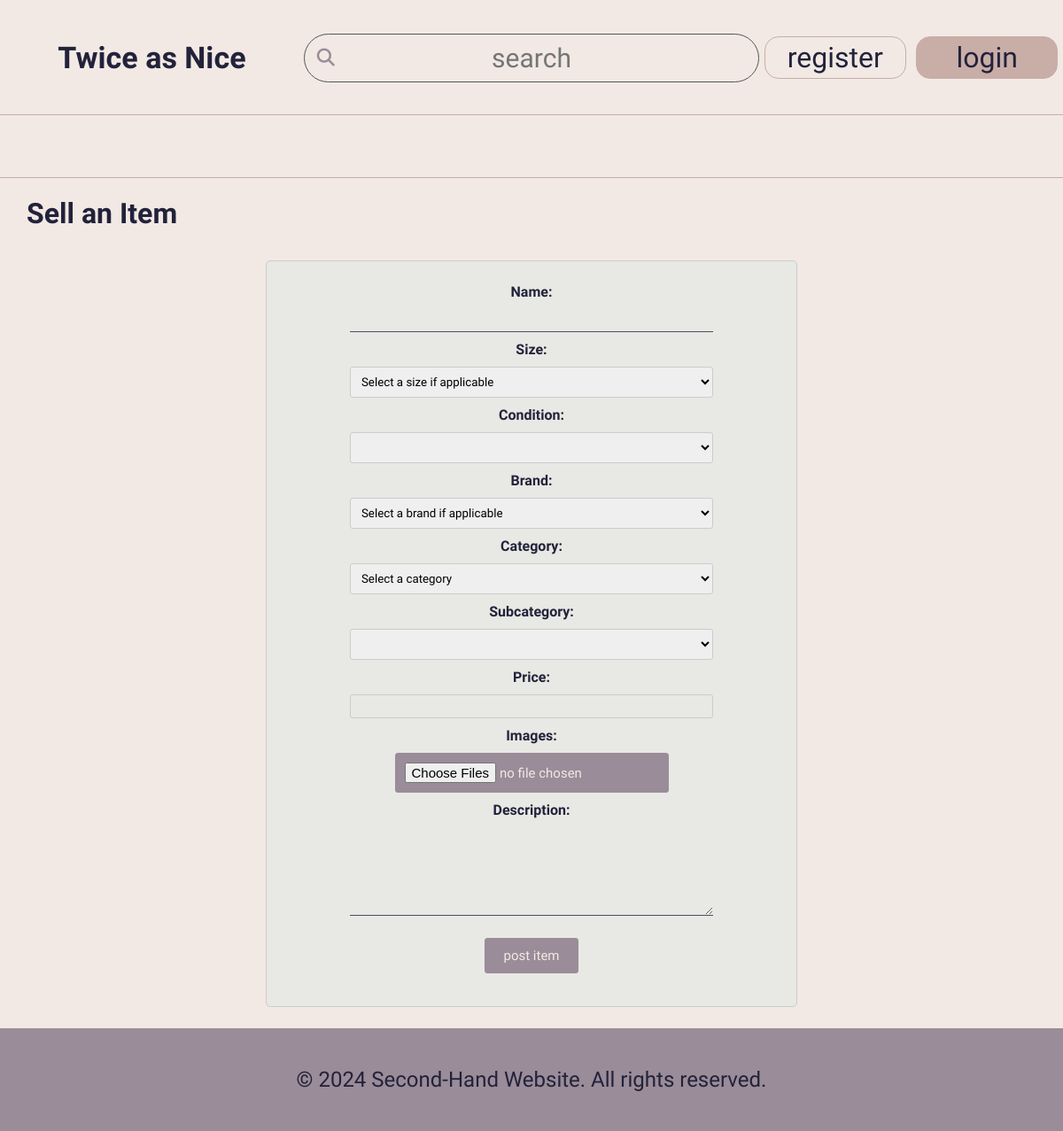
Page /sell.php on the earlier database version.
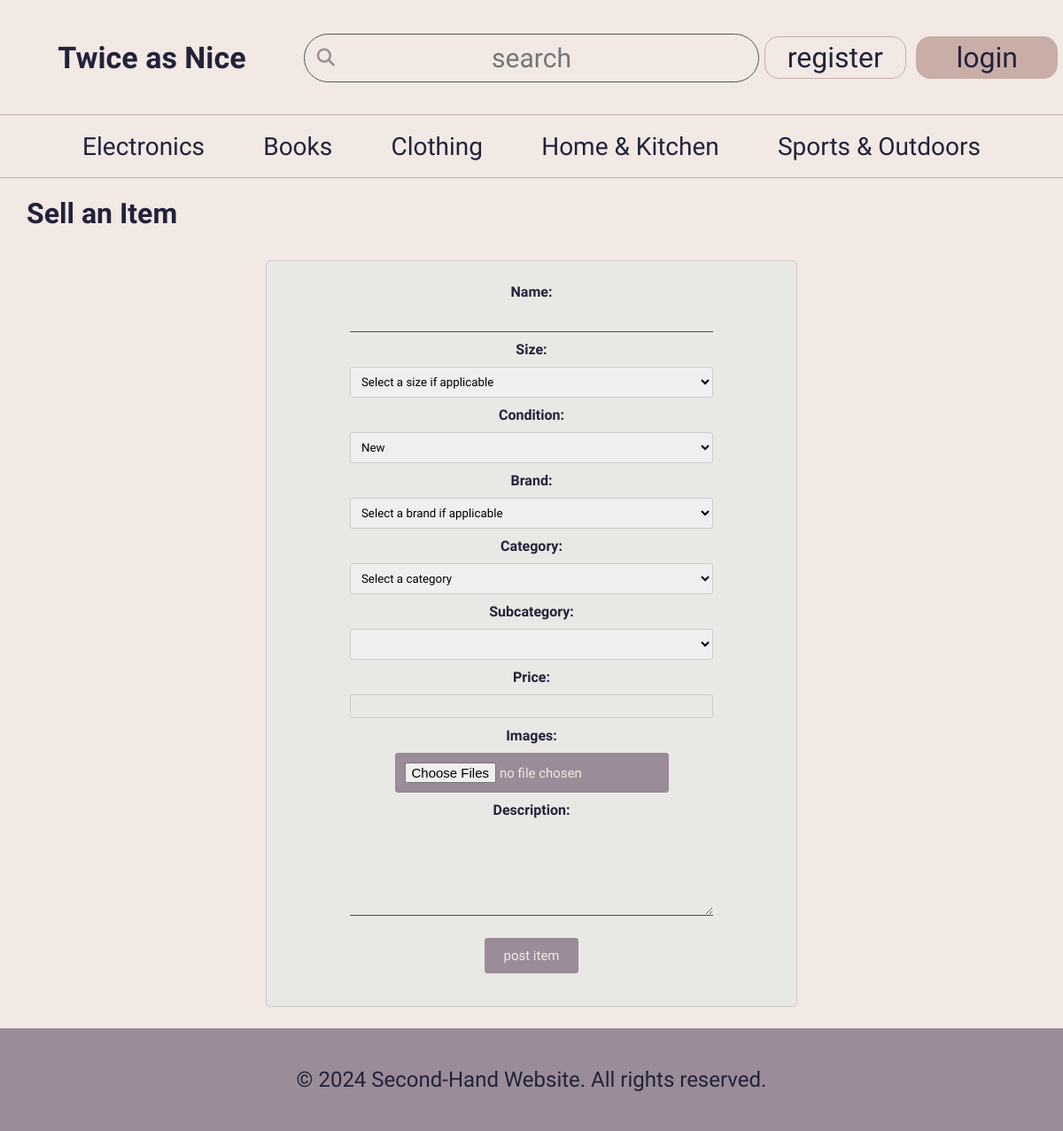
Same page on the later database version.
### tables this page shows
CREATE TABLE categories (
  id INTEGER PRIMARY KEY,
  name VARCHAR NOT NULL UNIQUE
);

### database/items.php (called while the page is built, shortened)
<?php
function getConditions($db)
{
    $stmt = $db->prepare("SELECT * FROM conditions");
    $stmt->execute();
    $conditions = $stmt->fetchAll();
    return $conditions;
}
function getCategories($db)
{
    $stmt = $db->prepare("SELECT * FROM categories");
    $stmt->execute();
    $categories = $stmt->fetchAll();
    return $categories;
}
    $price = getPrice($db, $item['id']);  ?>

### sell.php (the view, shortened to what this page needs)
<?php
    require_once ('database/connection.php');
    require_once ('database/items.php');
    require_once('templates/common.php');
    require_once('templates/categories.php');
    $db = getDatabaseConnection();
    $conditions = getConditions($db);
    $categories = getCategories($db);
    output_categories($db, $categories);
?>
        <h1>Sell an Item</h1>
        <div id="sell-form">
                <form action="actions/action_post_item.php" method="post" enctype="multipart/form-data">
            <label for="name">Name:</label><br>
            <input type="text" id="name" name="name"><br>
            <label for="size">Size:</label><br>
            <select id="size" name="size">
                <option selected disabled>Select a size if applicable</option>
            </select><br>
            <label for="condition">Condition:</label><br>
            <select id="condition" name="condition" required>
                <?php foreach ($conditions as $condition) { ?>
                    <option value="<?php echo $condition['id']; ?>"><?php echo $condition['name']; ?></option>
                <?php } ?>
            </select><br>
            <label for="brand">Brand:</label><br>
            <select id="brand" name="brand">
                <option selected disabled>Select a brand if applicable</option>
            </select><br>
            <label for="category">Category:</label><br>
            <select id="category" name="category" required>
            <option selected disabled value="">Select a category</option>
            </select><br>
            <label for="subcategory">Subcategory:</label><br>
            <select id="subcategory" name="subcategory">
            </select><br>
            <label for="price">Price:</label><br>
            <input type="number" id="price" name="price"  required><br>
            <label for="images">Images:</label><br>
            <input type="file" id="images" name="images[]" multiple required><br>
            <label for="description">Description:</label><br>
            <textarea id="description" name="description" required></textarea><br>
            <input type="submit" value="Post Item">
        </form>
        </div>

### templates/categories.php (shortened to what this page needs)
<?php
    require_once("database/items.php");
        foreach($subcats as $subcat) { ?>
        <?php }
    function output_categories($db, $cats) { ?>
        <nav>
            <ul>
                <?php foreach($cats as $cat) { ?>
                    <li>
                        <a id="choicecatscat<?= $cat['id'] ?>" href="index.php"><?=$cat['name']?></a>
                    </li>
                <?php } ?>
            </ul>
        </nav>
        <main>
<?php }

Differences in the rows shown:
added categories: name "Electronics"
added categories: name "Books"
added categories: name "Clothing"
added categories: name "Home & Kitchen"
added categories: name "Sports & Outdoors"
Other differences:
form field condition: (not shown) → "New"
